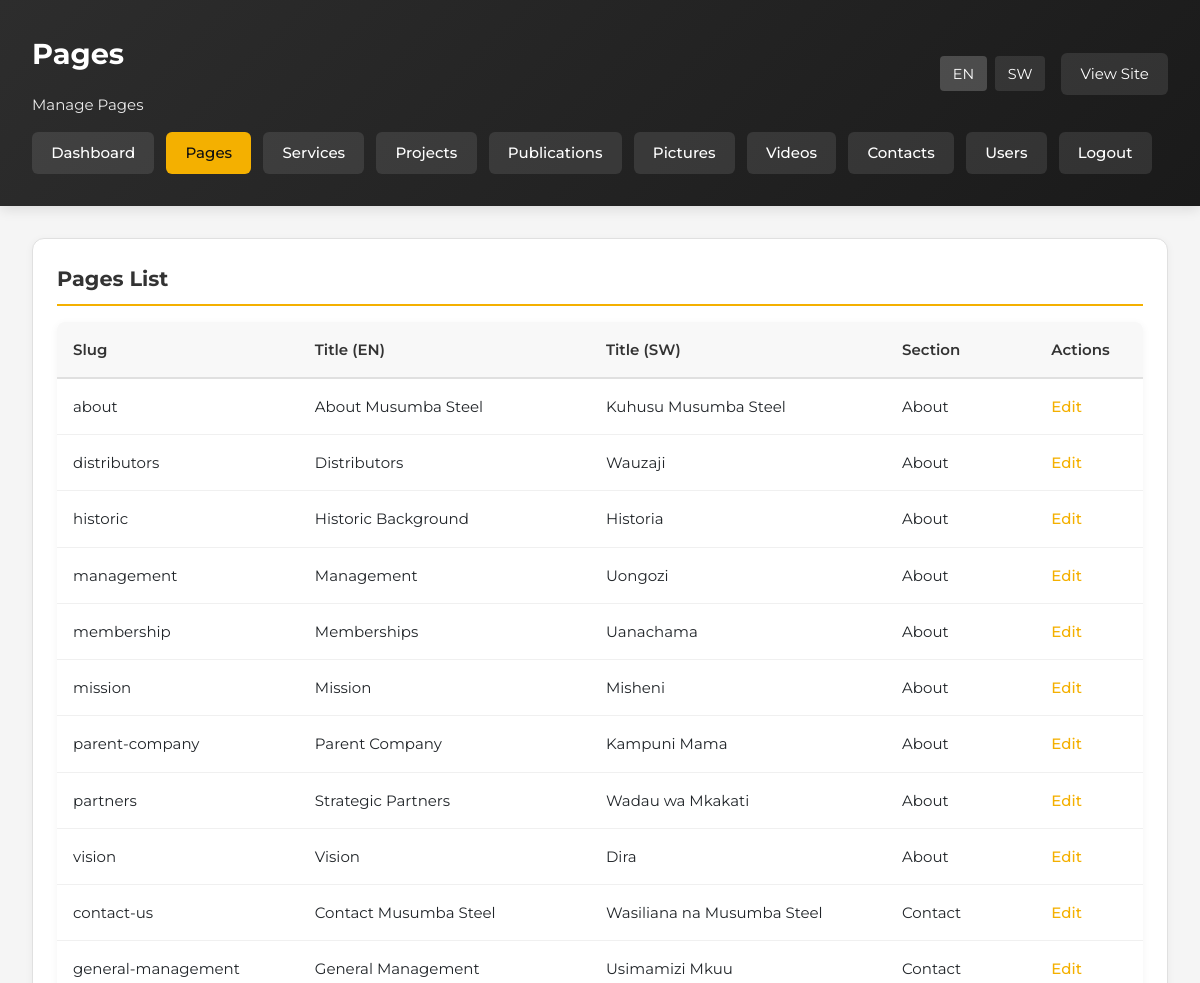
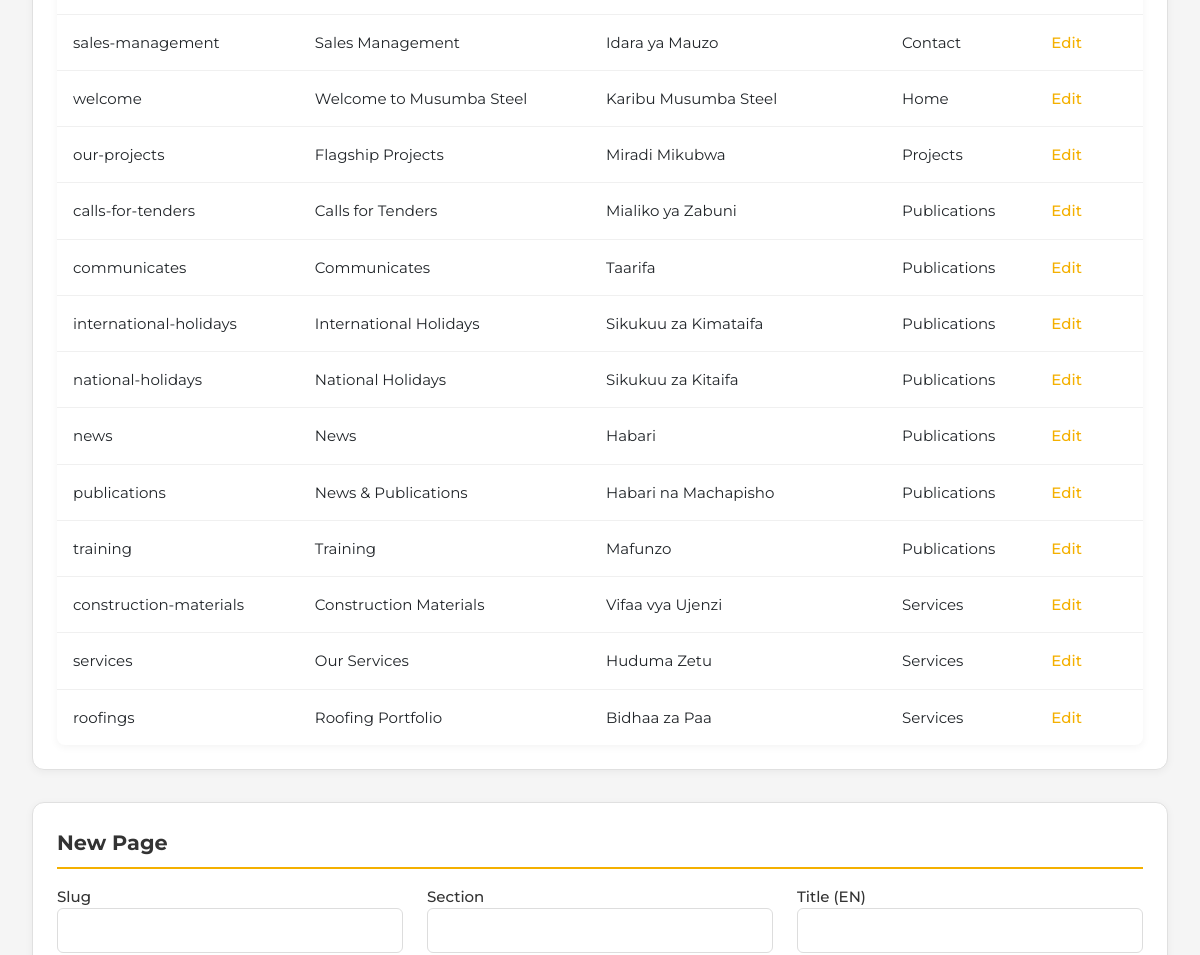
Page /admin/pages.php (signed in, upper part) on the earlier database version (2 pictures, top to bottom).
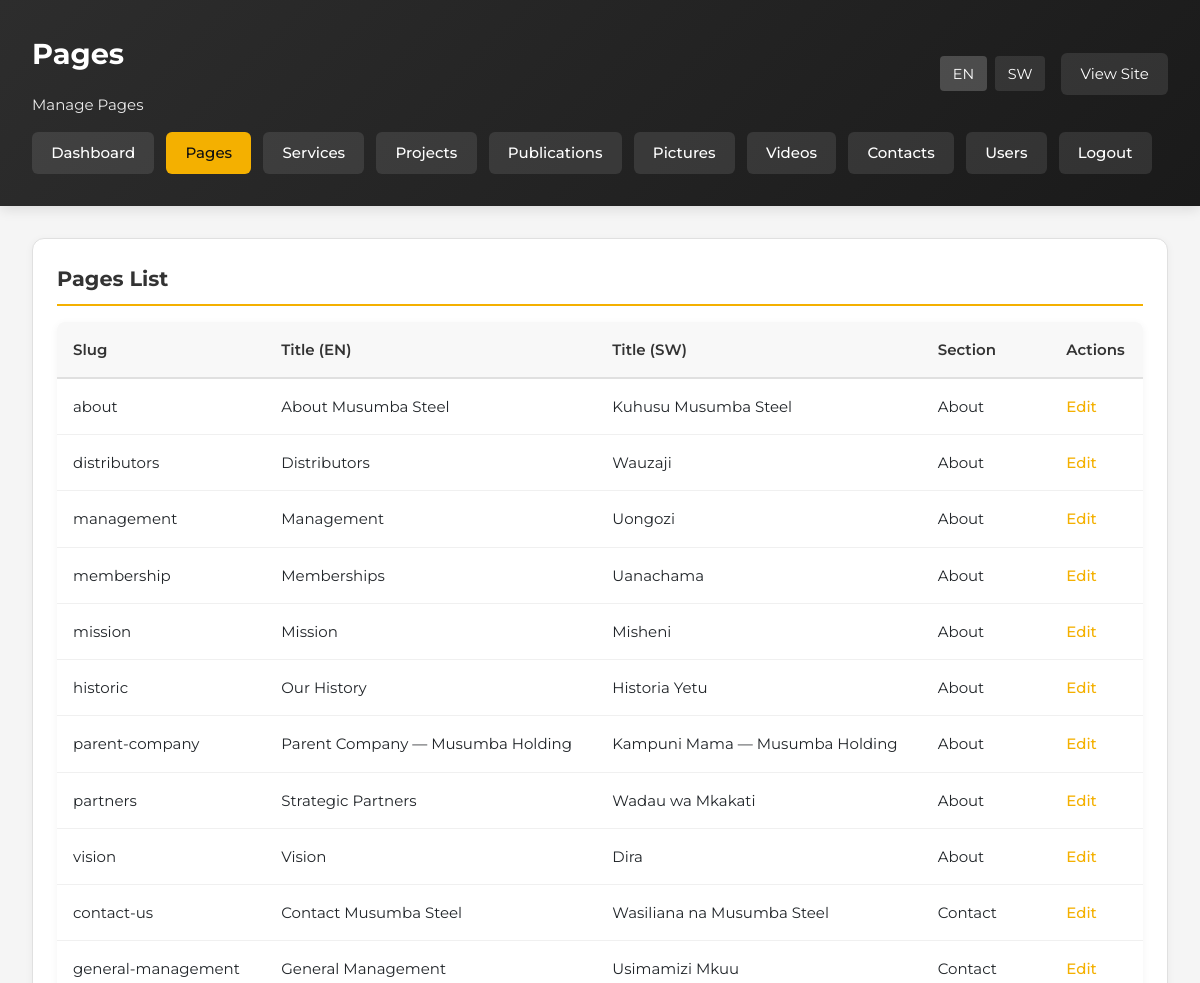
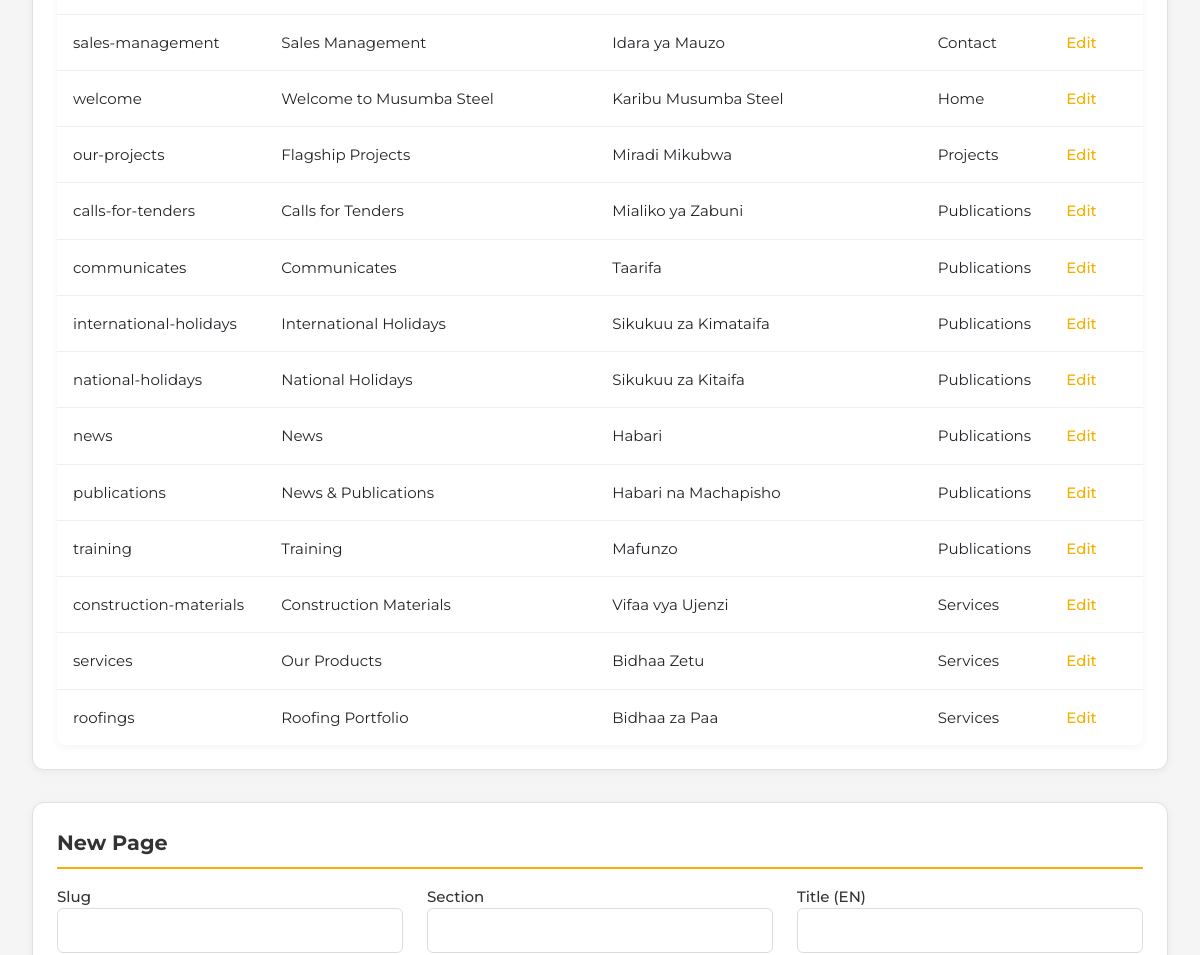
Same page on the later database version (2 pictures, top to bottom).
### tables this page shows
CREATE TABLE IF NOT EXISTS pages (
    id INT AUTO_INCREMENT PRIMARY KEY,
    slug VARCHAR(120) NOT NULL UNIQUE,
    section VARCHAR(120) NOT NULL,
    title_en VARCHAR(255) NOT NULL,
    title_sw VARCHAR(255) NOT NULL,
    summary_en TEXT,
    summary_sw TEXT,
    content_en LONGTEXT,
    content_sw LONGTEXT,
    created_at TIMESTAMP DEFAULT CURRENT_TIMESTAMP,
    updated_at TIMESTAMP DEFAULT CURRENT_TIMESTAMP ON UPDATE CURRENT_TIMESTAMP
);

### includes/helpers.php (called while the page is built, shortened)
<?php
require_once __DIR__ . '/../config/config.php';
function currentLang(): string
{
    return $_SESSION['lang'] ?? 'en';
}
function t(string $key): string
{
    static $dictionary;
    if ($dictionary === null) {
        $dictionary = include __DIR__ . '/translations.php';
    }
    $lang = currentLang();
    return $dictionary[$key][$lang] ?? $key;
}

### config/config.php (called while the page is built, shortened)
<?php
function db(): mysqli
{
    static $connection;
    if ($connection instanceof mysqli) {
        return $connection;
    }
    $connection = new mysqli(DB_HOST, DB_USER, DB_PASS, DB_NAME);
    $connection->set_charset('utf8mb4');
    return $connection;
}
function query(string $sql, array $params = [])
{
    $connection = db();
    if (!$params) {
        return $connection->query($sql);
    }
    $stmt = $connection->prepare($sql);
    $types = '';
    $values = [];
    $stmt->bind_param($types, ...$values);
    $stmt->execute();
    return $stmt->get_result();
}

### admin/pages.php (the view, shortened to what the changed rows need)
<?php
require_once __DIR__ . '/../includes/helpers.php';
$lang = currentLang();
$pagesResult = query('SELECT * FROM pages ORDER BY section, title_en');
$pagesList = [];
if ($pagesResult) {
    while ($row = $pagesResult->fetch_assoc()) {
        $pagesList[] = $row;
    }
}
$editing = null;
?>
<!DOCTYPE html>
<html lang="<?= $lang === 'sw' ? 'sw' : 'en'; ?>">
<head>
    <link rel="stylesheet" href="../assets/css/style.css">
</head>
<body>
    <div class="admin-header">
        <div class="user-info">
            <div>
                <h1><?= t('admin.pages'); ?></h1>
            </div>
        </div>
    </div>
    <div class="admin-layout">
        <section class="dashboard-section">
            <h2><?= t('admin.pages_list'); ?></h2>
        <table>
            <thead>
                <tr>
                    <th><?= t('admin.slug'); ?></th>
                        <th><?= t('admin.title_en'); ?></th>
                        <th><?= t('admin.title_sw'); ?></th>
                    <th><?= t('admin.section'); ?></th>
                        <th><?= t('admin.actions'); ?></th>
                </tr>
            </thead>
            <tbody>
                    <?php if (empty($pagesList)): ?>
                        <tr>
                            <td colspan="5" style="text-align: center; color: #999; padding: 2rem;">
                                <?= t('admin.no_pages'); ?>
                            </td>
                        </tr>
                    <?php else: ?>
                        <?php foreach ($pagesList as $row): ?>
                    <tr>
                        <td><?= htmlspecialchars($row['slug']); ?></td>
                        <td><?= htmlspecialchars($row['title_en']); ?></td>
                        <td><?= htmlspecialchars($row['title_sw']); ?></td>
                                <td><?= htmlspecialchars(ucfirst($row['section'])); ?></td>
                                <td><a href="?lang=<?= $lang; ?>&edit=<?= urlencode($row['slug']); ?>"><?= t('admin.edit'); ?></a></td>
                    </tr>
                        <?php endforeach; ?>
                    <?php endif; ?>
            </tbody>
        </table>
        </section>
        <section class="dashboard-section">
            <h2><?= $editing ? t('admin.edit_page') : t('admin.new_page'); ?></h2>
        </section>
    </div>
</body>
</html>

Differences in the rows shown:
changed pages "historic": title_en "Historic Background" → "Our History"; title_sw "Historia" → "Historia Yetu"; moves down the list
changed pages "parent-company": title_en "Parent Company" → "Parent Company — Musumba Holding"; title_sw "Kampuni Mama" → "Kampuni Mama — Musumba Holding"
changed pages "services": title_en "Our Services" → "Our Products"; title_sw "Huduma Zetu" → "Bidhaa Zetu"
